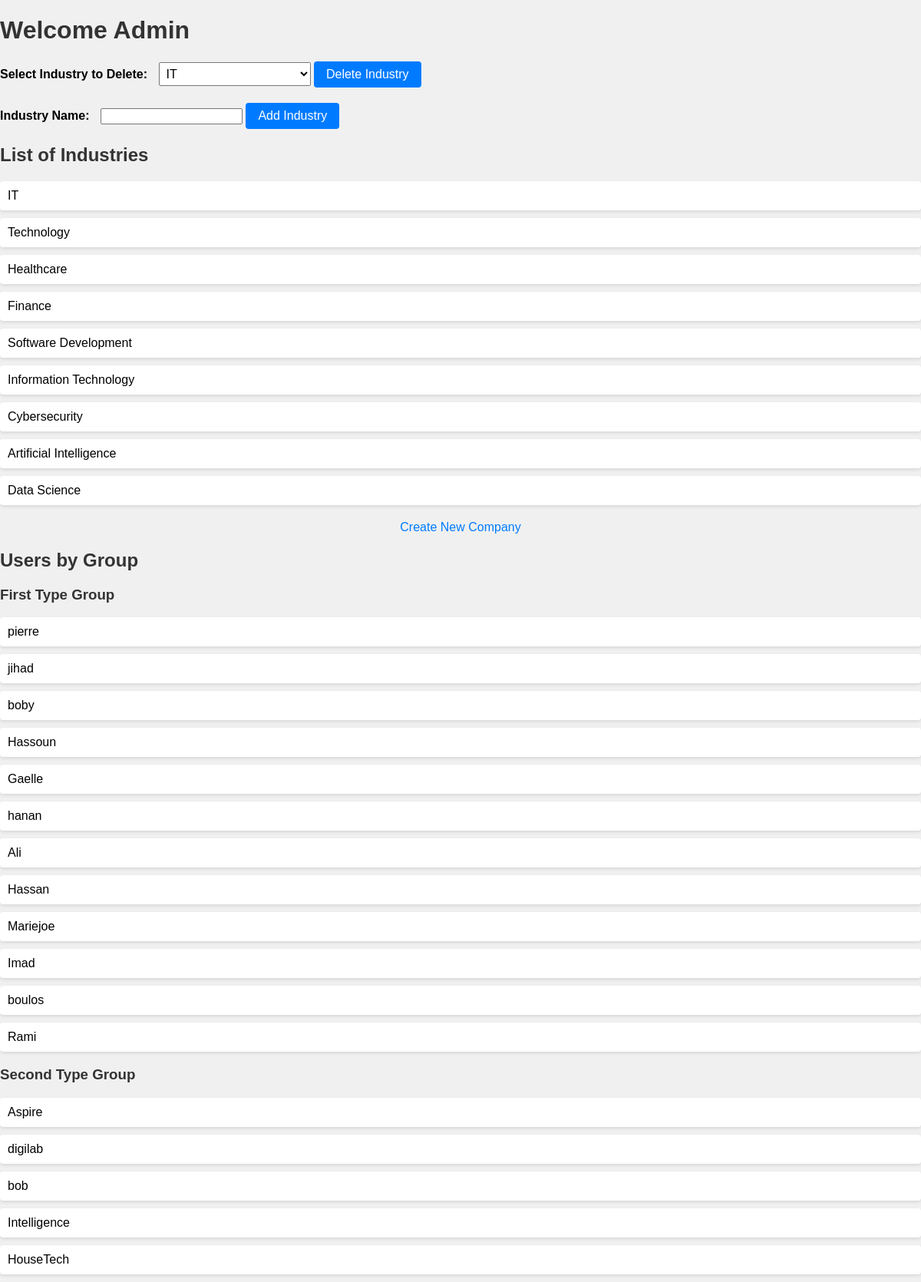
The page /main_page/ on the database its author committed.
### jobs/models.py (models this page shows, shortened)
class Industry(models.Model):
    name = models.CharField(max_length=100)

class CustomUser(AbstractUser):
    date_of_birth = models.DateField(null=True, blank=True)
    full_name = models.CharField(max_length=100)
    gender = models.CharField(max_length=10, choices=(('male', 'Male'), ('female', 'Female')))
    email = models.EmailField(max_length=254)
    phone = models.CharField(max_length=15)
    industry_name = models.CharField(max_length=100)
    profile_image = models.ImageField(upload_to='profile_images/', null=True, blank=True)
    headline = models.CharField(max_length=255, blank=True)
    about = models.TextField(blank=True)
    location = models.CharField(max_length=100, blank=True)
    date_of_creation = models.DateField(null=True, blank=True)

### jobs/views.py (the view)
# urls.py: path('', views.login, name='main_page'),
def main_page(request):
    industries = Industry.objects.all()
    first_type_users = CustomUser.objects.filter(groups__name='FirstType')
    second_type_users = CustomUser.objects.filter(groups__name='SecondType')
    if request.method == 'POST':
        industry_name = request.POST.get('industry_name')
        Industry.objects.create(name=industry_name)
        industries = Industry.objects.all()
    return render(request, 'main_page.html', {'industries': industries, 'first_type_users': first_type_users, 'second_type_users': second_type_users})

### jobs/templates/main_page.html (shortened to what this page needs)
<!DOCTYPE html>
<html lang="en">
<head>
</head>
<body>
    <h1>Welcome Admin</h1>
    <form action="{% url 'delete_industry' %}" method="post">
        <label for="industry_select">Select Industry to Delete:</label>
        <select id="industry_select" name="industry_id">
            {% for industry in industries %}
                <option value="{{ industry.id }}">{{ industry.name }}</option>
            {% endfor %}
        </select>
        <button type="submit">Delete Industry</button>
    </form>
    <form action="{% url 'add_industry' %}" method="post">
        <label for="industry_name">Industry Name:</label>
        <input type="text" id="industry_name" name="industry_name" required>
        <button type="submit">Add Industry</button>
    </form>
    <h2>List of Industries</h2>
    <ul>
        {% for industry in industries %}
            <li>{{ industry.name }}</li>
        {% endfor %}
    </ul>
    <a href="{% url 'signup_second' %}">Create New Company</a>
    <h2>Users by Group</h2>
    <h3>First Type Group</h3>
    <ul>
        {% for user in first_type_users %}
            <li>{{ user.username }}</li>
        {% endfor %}
    </ul>
    <h3>Second Type Group</h3>
    <ul>
        {% for user in second_type_users %}
            <li>{{ user.username }}</li>
        {% endfor %}
    </ul>
</body>
</html>

### jobs/templates/main_page.html (style rules this page uses)
body { font-family: Arial, sans-serif; margin: 0; padding: 0; background-color: #f0f0f0; }
h1, h2, h3 { color: #333; }
form { margin-bottom: 20px; }
label { font-weight: bold; margin-right: 10px; }
select { padding: 5px; font-size: 16px; }
button { padding: 8px 16px; background-color: #007bff; color: #fff; border: none; border-radius: 4px; cursor: pointer; font-size: 16px; }
ul { list-style-type: none; padding: 0; margin: 0; }
li { background-color: #fff; padding: 10px; margin-bottom: 10px; border-radius: 4px; box-shadow: 0 2px 4px rgba(0, 0, 0, 0.1); }
a { display: block; text-align: center; margin-top: 20px; color: #007bff; text-decoration: none; }

### rows shown on the page
Industry: name "IT"
Industry: name "Technology"
Industry: name "Healthcare"
Industry: name "Finance"
Industry: name "Software Development"
Industry: name "Information Technology"
Industry: name "Cybersecurity"
Industry: name "Artificial Intelligence"
Industry: name "Data Science"
CustomUser: username "pierre"
CustomUser: username "jihad"
CustomUser: username "boby"
CustomUser: username "Hassoun"
CustomUser: username "Gaelle"
CustomUser: username "hanan"
CustomUser: username "Ali"
CustomUser: username "Hassan"
CustomUser: username "Mariejoe"
CustomUser: username "Imad"
CustomUser: username "boulos"
CustomUser: username "Rami"
CustomUser: username "Aspire"
CustomUser: username "digilab"
CustomUser: username "bob"
CustomUser: username "Intelligence"
CustomUser: username "HouseTech"

### other values the page prints
form field industry_id "IT"
